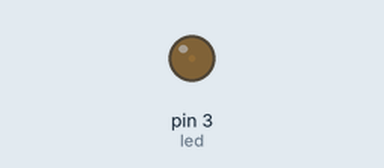
Bench run of a sketch on a simulated Arduino Uno, built with avr-gcc and run on an emulated ATmega328P. Shown: output pins drawn as LEDs (lit = HIGH).

Above: at 0.05 s.
At 3.45 s:
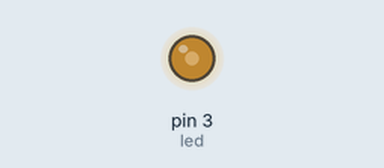
At 6.95 s:
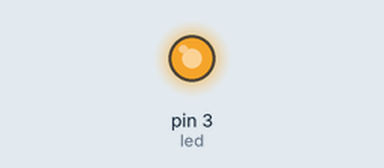
At 13.85 s:
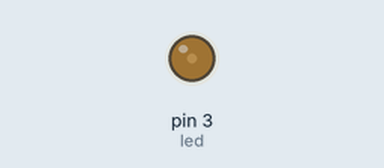
Timing chart, 0 to 20.0 s (numbered marks = the images above):
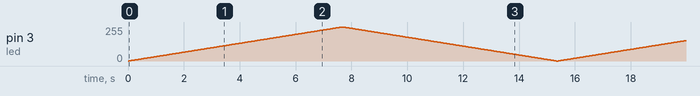

The sketch:

fade.ino
```cpp
const int led= 3;
void setup() {
  // put your setup code here, to run once:

}

void loop() {
  for(int i=0; i<=255; i++){
    analogWrite(led, i);
    delay(30);// put your main code here, to run repeatedly:
  }

  for(int i=255; i>=0; i--){
    analogWrite(led, i);
    delay(30);
  }

}
```
